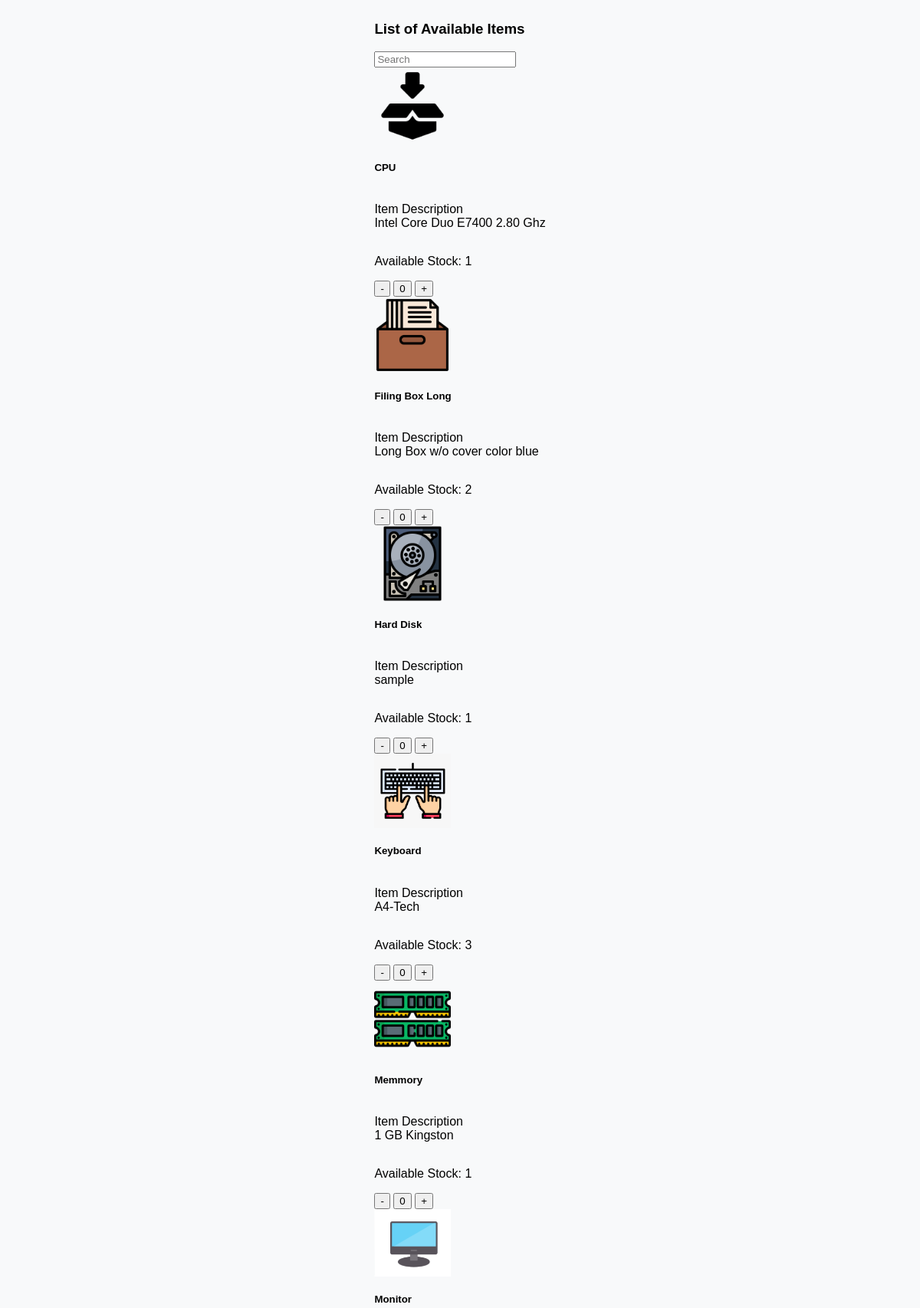
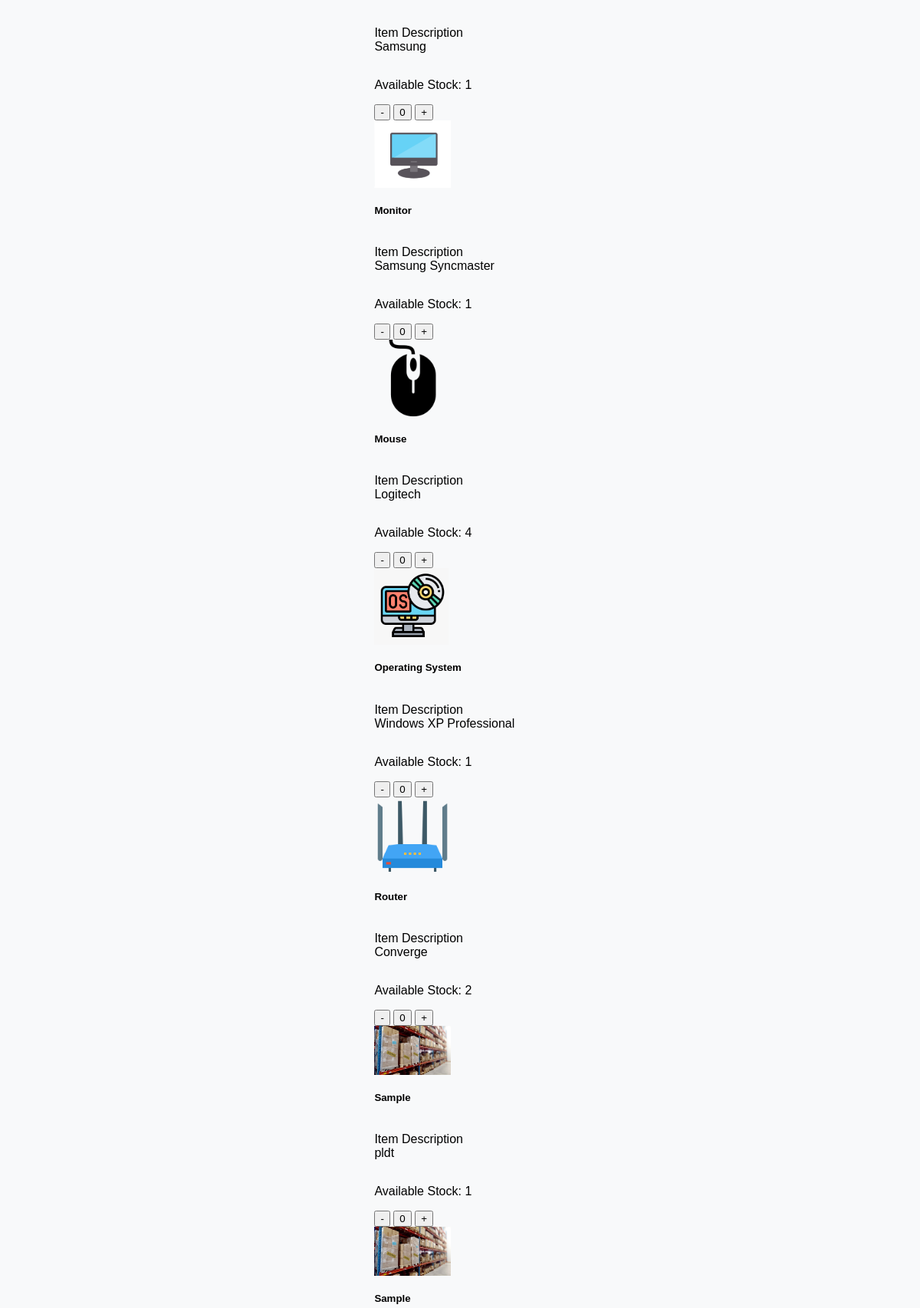
Page /DashboardBorrower/bwerdashboardpage.php (upper part) on the committed database (2 pictures, top to bottom).
### tables this page shows
CREATE TABLE `tblitembrand` (
  `id` int(11) NOT NULL,
  `staffid` int(11) NOT NULL,
  `staffname` varchar(50) NOT NULL,
  `itembrand` varchar(50) NOT NULL,
  `categoryname` varchar(50) NOT NULL,
  `subcategoryname` varchar(50) NOT NULL,
  `borrowable` varchar(50) NOT NULL,
  `remarks` varchar(50) NOT NULL,
  `modelno` varchar(50) NOT NULL,
  `serialno` varchar(50) NOT NULL,
  `unitcost` decimal(10,0) NOT NULL,
  `status` varchar(50) NOT NULL,
  `itemcondition` varchar(50) NOT NULL,
  `datetimeadded` datetime NOT NULL,
  `assignfor` varchar(50) DEFAULT NULL,
  `datepurchased` date NOT NULL
);

### DashboardBorrower/bwerdashboardpage.php (the view, shortened to what this page needs)
<?php
include('bwerfunctions.php');
$queryitems = "SELECT *, COUNT(*) AS available_count FROM tblitembrand WHERE borrowable = 'Yes' AND status = 'Available' GROUP BY subcategoryname, itembrand";
$resultitems = mysqli_query($con, $queryitems);
?>
<main class="ccs-main-container">
    <div class="container mt-1">
        <div class="row">
            <div class="col-md-9">
                <div class="d-flex justify-content-between mb-1">
                    <h3 class="text-start"><i class="fas fa-tachometer-alt me-2"></i>List of Available Items</h3>
                    <div class="text-end">
                        <input type="text" class="form-control search-input mb-1" placeholder="Search" name="search" id="searchInput">
                    </div>
                </div>
                <div class="row row-cols-1 row-cols-md-4 g-1">
                    <?php
                    if (mysqli_num_rows($resultitems) > 0) {
                        while ($row = mysqli_fetch_assoc($resultitems)) {
                            $imagePath = '../DashboardCCSStaff/inventory/SubcategoryItemsimages/' . $row['subcategoryname'] . '.png';
                            if (!file_exists($imagePath)) {
                                $imagePath = '/inventory/SubcategoryItemsimages/defaultimageitem.png';
                            }
                            echo '<div class="col">
                                    <div class="card">
                                        <div class="text-center mt-2">
                                            <img src="' . $imagePath . '" class="card-img-top" alt="Item Image" style="max-width: 100px; max-height: 100px;">
                                        </div>
                                        <div class="card-body">
                                            <h5 class="card-title">' . $row['subcategoryname'] . '</h5>
                                            <p class="card-text truncate-hover">Item Description <br>' . $row['itembrand'] . '</p>
                                            <p class="card-text">Available Stock: ' . $row['available_count'] . '</p>
                                            <div class="btn-group " role="group" aria-label="Basic example">
                                                <button type="button" class="btn btn-secondary" onclick="decrementCount(\'' . $row['subcategoryname'] . '\', \'' . $row['itembrand'] . '\')">-</button>
                                                <button type="button" class="btn btn-light count-btn" id="count_' . $row['subcategoryname'] . '_' . $row['itembrand'] . '">0</button>
                                                <button type="button" class="btn btn-secondary" onclick="incrementCount(\'' . $row['subcategoryname'] . '\', \'' . $row['itembrand'] . '\', ' . $row['available_count'] . ')">+</button>
                                            </div>
                                        </div>
                                    </div>
                                </div>';
                        }
                    } else {
                        echo '<div class="text-center">
                                <h3>No borrowable items available at the moment.</h3>
                              </div>';
                    }
                    ?>
                </div>
            </div>
        </div>
    </div>
</main>

### DashboardBorrower/bwerdashboardpage.php (style rules this page uses)
.ccs-main-container { display: flex; justify-content: center; }
.truncate-hover { max-width: 100%; white-space: nowrap; overflow: hidden; text-overflow: ellipsis; display: inline-block; position: relative; }

### rows in the picture
tblitembrand: shows a picture, subcategoryname "CPU", itembrand "Intel Core Duo E7400 2.80 Ghz", available_count "1"
tblitembrand: subcategoryname (picture), subcategoryname "Filing Box Long", itembrand "Long Box w/o cover color blue", available_count "2"
tblitembrand: subcategoryname (picture), subcategoryname "Hard Disk", itembrand "sample", available_count "1"
tblitembrand: subcategoryname (picture), subcategoryname "Keyboard", itembrand "A4-Tech", available_count "3"
tblitembrand: subcategoryname (picture), subcategoryname "Memmory", itembrand "1 GB Kingston", available_count "1"
tblitembrand: subcategoryname (picture), subcategoryname "Monitor", itembrand "Samsung", available_count "1"
tblitembrand: subcategoryname (picture), subcategoryname "Monitor", itembrand "Samsung Syncmaster", available_count "1"
tblitembrand: subcategoryname (picture), subcategoryname "Mouse", itembrand "Logitech", available_count "4"
tblitembrand: subcategoryname (picture), subcategoryname "Operating System", itembrand "Windows XP Professional", available_count "1"
tblitembrand: subcategoryname (picture), subcategoryname "Router", itembrand "Converge", available_count "2"
tblitembrand: subcategoryname (picture), subcategoryname "Sample", itembrand "pldt", available_count "1"
tblitembrand: subcategoryname (picture), subcategoryname "Sample"
